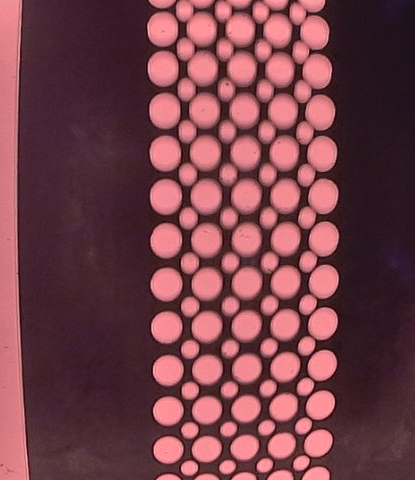
#> input picture data/dbg_crop.png, 415 x 480 px; its folder holds only this picture in this run
$ python _crop_raw.py ../data/dbg_crop.png
#> lines starting #> are read from the running program, lines starting #| are printed output that depends on the picture; after the words box and inside, x2 and y2 are one past the last pixel; in counts of white or black regions, pixels touching at a corner belong together
### src/io/load_images.py
import cv2
import numpy as np
from pathlib import Path


def load_bgr_image(path: Path) -> np.ndarray:
    img = cv2.imread(str(path), cv2.IMREAD_COLOR)
#> img is the input picture: shape (480, 415, 3); mean B, G, R 73.1, 64.4, 116.7
    if img is None:
        raise FileNotFoundError(f"No se pudo leer la imagen: {path}")
    return img

### src/pipeline/align_edge.py
import math
from dataclasses import dataclass
from typing import Tuple, Optional

import cv2
import numpy as np


@dataclass(frozen=True)
class EdgeAlignResult:
    angle_deg: float
    used_lines: int


# [9 lines left out: function _rotate_keep_size, not called in this run]


def estimate_angle_from_right_edge(
    img_bgr: np.ndarray,
    right_strip_ratio: float = 0.30,
    canny1: int = 50,
    canny2: int = 150,
    hough_threshold: int = 60,
    min_line_len: int = 80,
    max_line_gap: int = 10,
) -> EdgeAlignResult:
    """
    Estima la rotación usando líneas del borde derecho de la chapa.
    Devuelve ángulo (deg) que hay que aplicar para dejar el borde vertical.
    """
#> called with right_strip_ratio = 0.3, canny1 = 50, canny2 = 150, hough_threshold = 60, min_line_len = 80, max_line_gap = 10
    h, w = img_bgr.shape[:2]
#> h = 480; w = 415
    x0 = int(w * (1.0 - right_strip_ratio))
#> x0 = 290
    x0 = max(0, min(x0, w - 1))

    roi = img_bgr[:, x0:w]
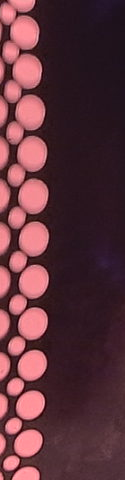
#> roi: shape (480, 125, 3); mean B, G, R 59.6, 51.3, 92.8
    if roi.shape[0] < 5 or roi.shape[1] < 5:
        return EdgeAlignResult(angle_deg=0.0, used_lines=0)
    gray = cv2.cvtColor(roi, cv2.COLOR_BGR2GRAY)
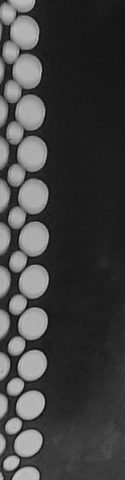
#> gray: shape (480, 125); min 10, max 200, mean 64.6
    gray = cv2.GaussianBlur(gray, (5, 5), 0)
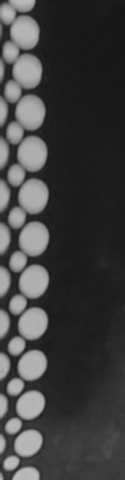
#> gray: shape (480, 125); min 22, max 189, mean 64.6

    edges = cv2.Canny(gray, canny1, canny2)
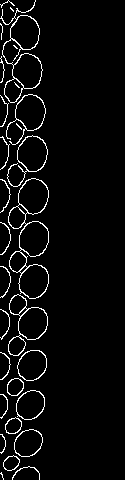
#> edges: shape (480, 125); 4.3% white in thin lines or dots, all inside (x1, y1, x2, y2) = (0, 0, 49, 480)

    lines = cv2.HoughLinesP(
        edges,
        rho=1,
        theta=np.pi / 180.0,
        threshold=hough_threshold,
        minLineLength=min_line_len,
        maxLineGap=max_line_gap,
    )
#> lines = None

    if lines is None or len(lines) == 0:
        return EdgeAlignResult(angle_deg=0.0, used_lines=0)

    # Convertimos líneas a ángulos y nos quedamos con las casi verticales
    vertical_devs = []
    for (x1, y1, x2, y2) in lines[:, 0, :]:
        dx = (x2 - x1)
        dy = (y2 - y1)
        if dx == 0 and dy == 0:
            continue

        ang = math.degrees(math.atan2(dy, dx))  # -180..180
        # Normalizar a 0..180
        if ang < 0:
            ang += 180

        # Vertical ideal = 90°
        dev = ang - 90.0

        # Filtramos: líneas bastante verticales (±30°)
        if abs(dev) <= 30.0:
            # Ponderar por longitud para darle más peso a líneas largas
            length = math.hypot(dx, dy)
            vertical_devs.append((dev, length))

    if len(vertical_devs) == 0:
        return EdgeAlignResult(angle_deg=0.0, used_lines=0)

    # Mediana ponderada simple (repitiendo según longitud aproximada)
    devs = []
    for dev, length in vertical_devs:
        k = max(1, int(length / 50))  # cada 50px "pesa" 1
        devs.extend([dev] * k)

    dev_med = float(np.median(np.array(devs, dtype=float)))

    # Si el borde está inclinado dev_med grados respecto vertical,
    # aplicamos -dev_med para dejarlo vertical.
    angle_to_apply = -dev_med

    return EdgeAlignResult(angle_deg=angle_to_apply, used_lines=len(vertical_devs))


def align_image_by_right_edge(
    img_bgr: np.ndarray,
    max_abs_angle_deg: float = 20.0,
    ema_state: Optional[dict] = None,
    ema_alpha: float = 0.25,
) -> Tuple[np.ndarray, EdgeAlignResult]:
    """
    Alinea la imagen rotando para que el borde derecho quede vertical.

    ema_state: dict mutable {'angle': float} propiedad del llamador.
      Si se provee, el ángulo estimado se suaviza con EMA para absorber
      estimaciones ruidosas de Hough en frames donde el borde no es nítido.
      Si Hough no detecta líneas, usa el último ángulo suavizado conocido.
    """
    res = estimate_angle_from_right_edge(img_bgr)
    raw_angle = float(res.angle_deg)
#> raw_angle = 0

    if ema_state is not None:
        if res.used_lines > 0:
            prev = ema_state.get("angle", raw_angle)
            smoothed = ema_alpha * raw_angle + (1.0 - ema_alpha) * prev
            ema_state["angle"] = smoothed
            angle = smoothed
        else:
            # Sin líneas válidas: conservar el último ángulo suavizado
            angle = ema_state.get("angle", 0.0)
    else:
        angle = raw_angle
#> angle = 0

    if abs(angle) > max_abs_angle_deg:
        return img_bgr, EdgeAlignResult(angle_deg=0.0, used_lines=res.used_lines)

    if abs(angle) < 0.2:
        return img_bgr, EdgeAlignResult(angle_deg=0.0, used_lines=res.used_lines)

    aligned = _rotate_keep_size(img_bgr, angle)
    return aligned, EdgeAlignResult(angle_deg=angle, used_lines=res.used_lines)

### src/patterns/roi.py
import json
import logging
from dataclasses import dataclass
from pathlib import Path
from typing import Optional

import numpy as np
from src.patterns.pattern_io import infer_scanner_id
from src.utils.atomic_write import atomic_write_json

_log = logging.getLogger(__name__)


@dataclass(frozen=True)
class ROI:
    x: int
    y: int
    w: int
    h: int

    # [5 lines left out: function __post_init__, not called in this run]


@dataclass(frozen=True)
class RuntimeROIInfo:
    frame_w: int
    frame_h: int
    saved_roi: ROI
    effective_roi: ROI
    detected_roi: Optional[ROI] = None
    shift_x: float = 0.0
    width_delta_px: float = 0.0
    auto_corrected: bool = False
    warning: str = ""


@dataclass(frozen=True)
class PatternHoleROIResult:
    """Resultado de ubicar una ROI con los agujeros laterales del patron.

    ``left_shift_px`` y ``right_shift_px`` son dos mediciones independientes
    del origen X. Su diferencia permite rechazar nubes de puntos que no tienen
    el mismo ancho que el patron (ruido, timestamp o reflejos).
    """

    roi: ROI
    candidate_count: int
    cluster_count: int
    left_shift_px: float
    right_shift_px: float
    span_delta_px: float


# [161 lines left out: functions estimate_roi_from_pattern_holes, roi_min_width_for, enforce_min_width, roi_path, not called in this run]


def load_roi(model: str, scanner_id: str | None = None) -> Optional[ROI]:
    """Load ROI for the given scanner. Each scanner has its own ROI — no cross-scanner fallback.
    Falls back to the model-level roi.json only when scanner_id is not specified (e.g. CLI tools)."""
#> called with model = 'modelo_A', scanner_id = 'scanner_2'
    scanner_id = scanner_id or infer_scanner_id(model)
    candidates = []
    if scanner_id:
        # Scanner-specific only — never fall back to another scanner's ROI
        candidates.append(Path("data") / "patterns" / scanner_id / model / "roi.json")
    else:
        candidates.append(Path("data") / "patterns" / model / "roi.json")

    for p in candidates:
        if not p.exists():
            continue
        try:
            payload = json.loads(p.read_text(encoding="utf-8"))
            roi = ROI(int(payload["x"]), int(payload["y"]), int(payload["w"]), int(payload["h"]))
            return enforce_min_width(roi, roi_min_width_for(model, scanner_id))
        except Exception as exc:
            _log.error("ROI invalida o corrupta en %s: %s", p, exc)
            continue
    return None


# [227 lines left out: functions save_roi, detect_roi_from_images, roi_drift_state_path, load_roi_drift_state, save_roi_drift_state, apply_roi and 2 more, not called in this run]

### scripts/_crop_raw.py
"""Save aligned ROI of a frame (raw, no overlay) for inspection."""
import sys
from pathlib import Path
sys.path.insert(0, str(Path(__file__).resolve().parent.parent))
import cv2
from src.io.load_images import load_bgr_image
from src.patterns.roi import load_roi, apply_roi
from src.pipeline.align_edge import align_image_by_right_edge

p = Path(sys.argv[1])
img = load_bgr_image(p)
img_a, _ = align_image_by_right_edge(img)
roi = load_roi("modelo_A", "scanner_2")
crop = apply_roi(img_a, roi) if roi else img_a
crop = cv2.resize(crop, (crop.shape[1] * 2, crop.shape[0] * 2), interpolation=cv2.INTER_NEAREST)
out = r"C:\Tadeo\METALCONF\app_defyvision_metalconf\data\debug_raw_roi.png"
cv2.imwrite(out, crop)
print("saved", out, crop.shape)
#| saved C:\Tadeo\METALCONF\app_defyvision_metalconf\data\debug_raw_roi.png (960, 830, 3)

$ run again, on data/dbg_s1_full_right.png
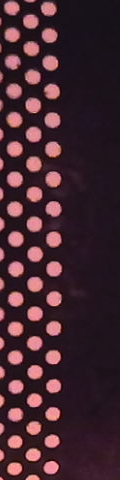
#> input picture data/dbg_s1_full_right.png, 120 x 480 px
#> in load_bgr_image, img is the input picture: shape (480, 120, 3); mean B, G, R 47.8, 39, 66.6
#> in estimate_angle_from_right_edge, `roi = img_bgr[:, x0:w]`:
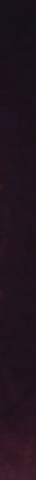
#> roi: shape (480, 36, 3); mean B, G, R 29.7, 19.6, 32.9
#> edges: shape (480, 36); every value is 0
#> lines = None
#> raw_angle = 0
#> `crop = cv2.resize(crop, (crop.shape[1] * 2, crop.shape[0] * 2), interp..`:
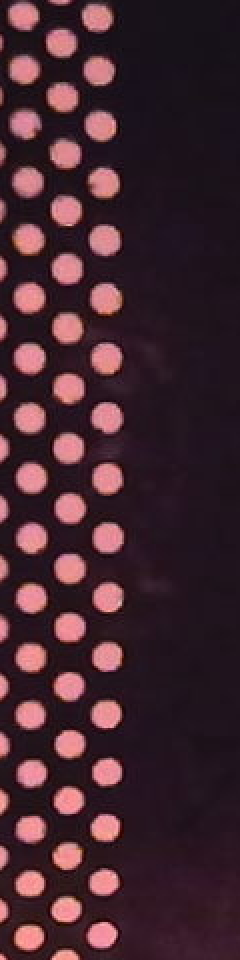
#> crop: shape (960, 240, 3); mean B, G, R 47.8, 39, 66.6
#| saved C:\Tadeo\METALCONF\app_defyvision_metalconf\data\debug_raw_roi.png (960, 240, 3)

$ run again, on data/dbg_s1_full_with_roi.png
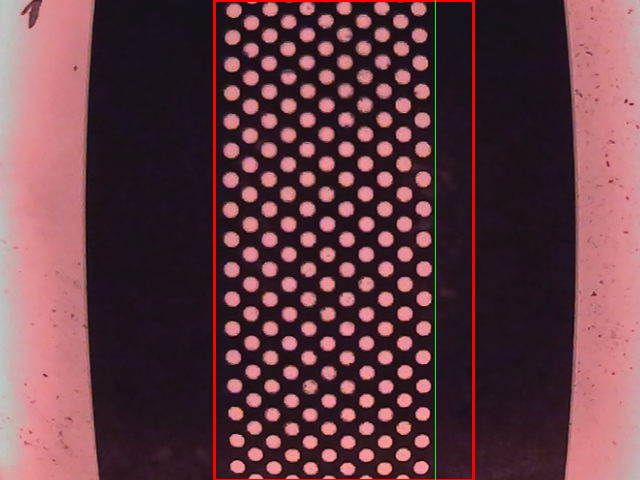
#> input picture data/dbg_s1_full_with_roi.png, 640 x 480 px
#> in load_bgr_image, img is the input picture: shape (480, 640, 3); mean B, G, R 68.2, 60.5, 98.4
#> in estimate_angle_from_right_edge, `gray = cv2.cvtColor(roi, cv2.COLOR_BGR2GRAY)`:
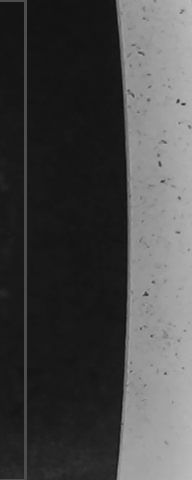
#> gray: shape (480, 192); min 11, max 187, mean 71.8
#> in estimate_angle_from_right_edge, `edges = cv2.Canny(gray, canny1, canny2)`:
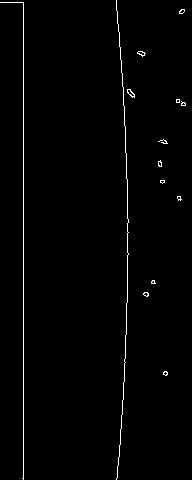
#> edges: shape (480, 192); 1.3% white in thin lines or dots
#> lines = [[23, 479, 23, 2], [124, 381, 127, 281], [116, 0, 125, 130], [117, 477, 123, 385], [127, 280, 127, 179]]
#> the loop in estimate_angle_from_right_edge, `for (x1, y1, x2, y2) in lines[:, 0, :]:` made 5 passes
#> (x1, y1, x2, y2, dx, dy, ang, dev) on passes 1 to 5: (23, 479, 23, 2, 0, -477, 90, 0), (124, 381, 127, 281, 3, -100, 91.72, 1.72), (116, 0, 125, 130, 9, 130, 86.04, -3.96), (117, 477, 123, 385, 6, -92, 93.73, 3.73), (127, 280, 127, 179, 0, -101, 90, 0)
#> after the loop in estimate_angle_from_right_edge, `for (x1, y1, x2, y2) in lines[:, 0, :]:`: vertical_devs = [(0, 477), (1.72, 100), (-3.96, 130.3), (3.73, 92.2), (0, 101)]
#> the loop in estimate_angle_from_right_edge, `for dev, length in vertical_devs:` made 5 passes
#> (dev, length, k) on passes 1 to 5: (0, 477, 9), (1.72, 100, 2), (-3.96, 130.3, 2), (3.73, 92.2, 1), (0, 101, 2)
#> after the loop in estimate_angle_from_right_edge, `for dev, length in vertical_devs:`: devs = [0, 0, 0, 0, 0, 0, 0, 0, 0, 1.72, 1.72, -3.96, -3.96, 3.73, 0, 0]
#> dev_med = 0
#| saved C:\Tadeo\METALCONF\app_defyvision_metalconf\data\debug_raw_roi.png (960, 1280, 3)
